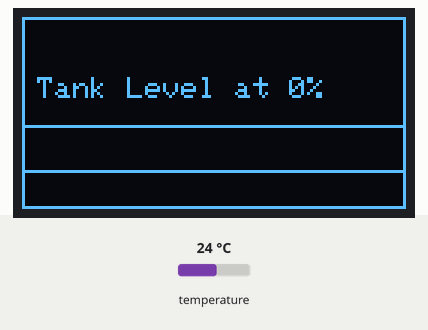
This program was run on a simulated ESP32. Parts: 128×64 one-colour display. Inputs (shaded band) come from the test bench; at power-on: temperature 24 °C. WiFi joins after 1.5 s; servers stay silent unless stated; no MQTT or app messages arrive unless stated; what the program prints to the serial monitor is not drawn.

Above: at 3.22 s.
At 15.9 s:
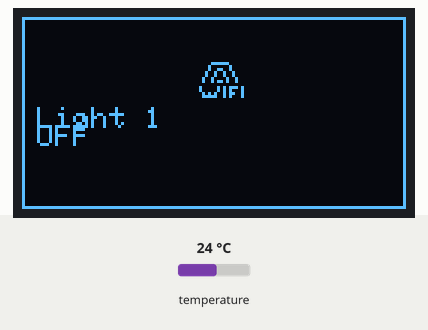
At 18.9 s:
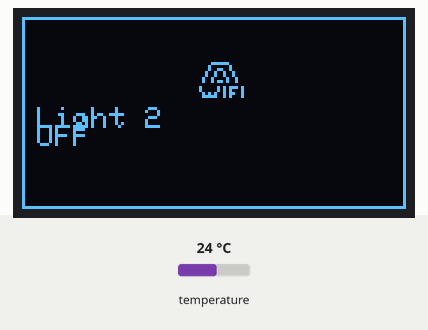
At 22.38 s:
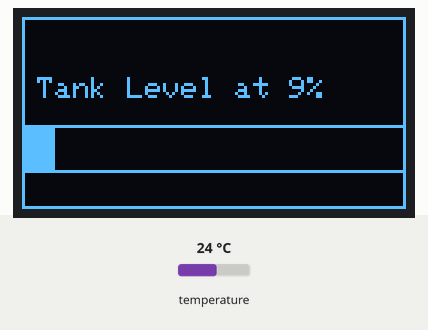
At 25.26 s:
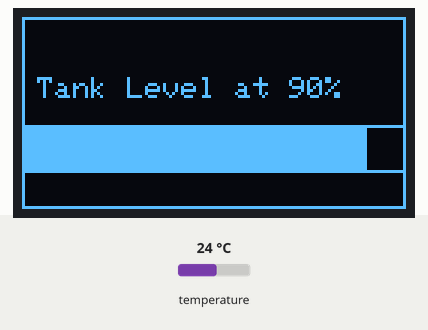
At 38.12 s:
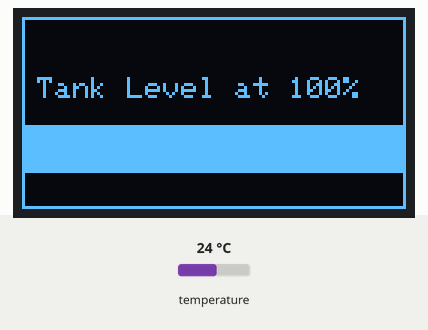

The program:

main.cpp
```cpp
/*
Date: oct 26
Description:
Updated ersion of OLED_ROOM1
This code establish connection as control panel to mqtt server to control nodes over wifi.

- PushButton attached to pin 32,33,27
- OLED attached to pin 21 (sda),22
- DHT22 attached to pin 15
- Fan 1 attached to pin 18
- Fan 2 attached to pin 4
- Light 1 attached to pin 23
- Ambient Led attached to pin 2
- Plug attached to pin 5
- Brightness Led attached to pin 19
*/

#include <Arduino.h>
#include <Wire.h>
#include <Adafruit_GFX.h>
#include <PubSubClient.h>
// #include <Adafruit_SH1106.h>
#include <Adafruit_SSD1306.h>
#include <DHTesp.h>
#include <WiFi.h>
#define OLED_RESET 4
// OUTPUT CONFIGS

// BUTTON CONFIG
#define MODE_BUTTON_CAP 1

Adafruit_SSD1306 display(128, 64, &Wire, -1);
// Adafruit_SH1106 display(22, 21);
DHTesp dht;

WiFiClient wifi;
PubSubClient client(wifi);
/* CONFIGURATION Parameters */
bool needUpdate = true;

#define DEBUG_MODE true
/* OLED */
#define SCREEN_WIDTH 128
#define SCREEN_HEIGHT 64
// Button Config
#define NEXT_BUTTON 32
#define PREV_BUTTON 33
#define SELECT_BUTTON 27
// 'New Project', 16x16px
const unsigned char light[] PROGMEM = {
    0x00, 0x00, 0x00, 0x00, 0x00, 0x00, 0x03, 0x00, 0x04, 0x80, 0x08, 0x40, 0x10, 0x20, 0x10, 0x20,
    0x10, 0x20, 0x08, 0x40, 0x07, 0x80, 0x04, 0x80, 0x04, 0x80, 0x07, 0x80, 0x00, 0x00, 0x00, 0x00};
// 'brightness', 16x16px
const unsigned char brightness[] PROGMEM = {
    0xff, 0xff, 0x80, 0x01, 0xbf, 0xfd, 0x80, 0x01, 0x80, 0x01, 0x8f, 0xf1, 0x80, 0x01, 0x80, 0x01,
    0x83, 0xc1, 0x80, 0x01, 0x80, 0x01, 0x81, 0x81, 0x80, 0x01, 0x80, 0x01, 0x80, 0x01, 0xff, 0xff};
// 'fan', 16x16px
const unsigned char fan[] PROGMEM = {
    0x00, 0x00, 0x01, 0x00, 0x01, 0x00, 0x01, 0x00, 0x01, 0x00, 0x03, 0x80, 0x04, 0x40, 0x7d, 0x7c,
    0x04, 0x40, 0x03, 0x80, 0x01, 0x00, 0x01, 0x00, 0x01, 0x00, 0x01, 0x00, 0x00, 0x00, 0x00, 0x00};
// 'plug', 16x16px
const unsigned char plug[] PROGMEM = {
    0x00, 0x00, 0x7f, 0xfe, 0x40, 0x02, 0x41, 0x82, 0x41, 0x82, 0x40, 0x02, 0x40, 0x02, 0x48, 0x12,
    0x40, 0x02, 0x40, 0x02, 0x48, 0x12, 0x40, 0x02, 0x40, 0x02, 0x40, 0x02, 0x7f, 0xfe, 0x00, 0x00};
// 'wifi', 16x16px
const unsigned char epd_bitmap_wifi[] PROGMEM = {
    0x00, 0x00, 0x07, 0xe0, 0x08, 0x10, 0x09, 0x90, 0x12, 0x48, 0x12, 0x48, 0x24, 0x24, 0x25, 0xa4,
    0x00, 0x00, 0x41, 0x5d, 0x41, 0x51, 0x2a, 0x59, 0x3e, 0x51, 0x00, 0x00, 0x00, 0x00, 0x00, 0x00};
const unsigned char Ambient[] PROGMEM = {
    0xff, 0xff, 0x9f, 0xf9, 0xa0, 0x05, 0xc0, 0x03, 0x81, 0x01, 0x83, 0x81, 0x93, 0x91, 0x9b, 0xb1,
    0x9f, 0xf1, 0x9f, 0xf1, 0x87, 0xc1, 0x8d, 0x61, 0x81, 0x01, 0x80, 0x01, 0x80, 0x01, 0xff, 0xff};

// Array of all bitmaps for convenience. (Total bytes used to store images in PROGMEM = 240)

unsigned long debounceDelay = 300;
unsigned long lastDebounceTime = 0;
bool inItem = false;
uint8_t selectedItem = 0;
uint8_t upItem;
uint8_t downItem;
const char *mqtt_server = "ec2-35-170-242-83.compute-1.amazonaws.com";
float temp = 0;
float hum = 0;
// Items Configuration starts here

/**
 * Returns the bottom text to be displayed on the screen.
 *
 * @return The bottom text as a string.
 *
 * @throws None
 */
String BottomText()
{
    if (WiFi.status() != WL_CONNECTED)
    {
        return "Not Connected To WiFi";
    }
    else if (client.connected() == false)
    {
        return "Not Connected To MQTT";
    }
    else
    {
        return "T:" + String(temp) + " Aux " + "H:" + String(hum);
    }
}
/**
 * Callback function that handles incoming messages.
 *
 * @param topic The topic of the message.
 * @param payload The payload of the message.
 * @param length The length of the payload.
 *
 * @throws None
 */
void callback(char *topic, byte *payload, unsigned int length)
{

    String message;

    for (int i = 0; i < length; i++)
    {
        message += (char)payload[i];
    }
#if DEBUG_MODE
    Serial.print("Message arrived [");
    Serial.print(topic);
    Serial.print("] ");
    Serial.println(message);
#endif
}

/**
 * Initializes the setup for the program.
 *
 * @return void
 *
 * @throws None
 */
void setup()
{
    Serial.begin(115200);
    delay(1000);
    dht.setup(15, DHTesp::DHT22);
    Serial.println(dht.getTemperature());
    display.begin(SSD1306_SWITCHCAPVCC, 0x3C);
    // display.begin(SH1106_SWITCHCAPVCC, 0x3C);
    display.clearDisplay();
    display.setTextSize(1);
    display.setTextColor(WHITE);
    // WiFi Name Here:______
    WiFi.begin("Wokwi-GUEST", "");
    client.setServer(mqtt_server, 1883);
    client.setCallback(callback);
    uint8_t i = 0;
    while (WiFi.status() != WL_CONNECTED)
    {

#if DEBUG_MODE
        Serial.println("Connecting to WiFi..");
#endif
        display.setTextSize(1);
        display.setCursor(5, 32);
        display.print("Connecting to WiFi..");
        display.drawBitmap(58, 14, epd_bitmap_wifi, 16, 16, WHITE);
        display.setCursor(60, 50);
        display.print(i);
        display.display();
        delay(1000);
        i++;
        if (i > 12)
        {
            break;
        }
    }

    if (client.connect("auxillaryNode"))
    {
#if DEBUG_MODE
        Serial.println("connected");
#endif
    }
    else
    {
#if DEBUG_MODE
        Serial.println("failed, rc=" + client.state());
#endif
    }
#if MODE_BUTTON_CAP
#else
    pinMode(NEXT_BUTTON, INPUT_PULLUP);
    pinMode(PREV_BUTTON, INPUT_PULLUP);
    pinMode(SELECT_BUTTON, INPUT_PULLUP);
#endif
}
/**
 * Displays a progress bar on the display with the given heading and percentage.
 *
 * @param Heading the heading to be displayed
 * @param percentage the percentage of the progress bar to be filled
 *
 * @throws None
 */
void ShowPercentBar(String Heading, uint8_t percentage)
{
    display.clearDisplay();
    display.setTextSize(1);
    display.drawRect(0, 0, 128, 64, WHITE);
    display.setCursor(5, 20);
    display.print(Heading);
    display.print(" at ");
    display.print(percentage);
    display.print("%");
    display.drawRect(0, 36, 128, 16, WHITE);
    display.fillRect(0, 36, (128 * percentage) / 100, 16, WHITE);
    display.display();
}
void showValue(String ItemName, int *value, const unsigned char *icon, bool toogleButton = true)
{
    if (needUpdate)
    {
        display.clearDisplay();
        display.drawRect(0, 0, 128, 64, WHITE);
        display.drawBitmap(58, 14, epd_bitmap_wifi, 16, 16, WHITE);
        display.setCursor(5, 30);
        display.print(ItemName);
        display.setCursor(5, 36);
        if (toogleButton)
        {
            display.print(*value == 1 ? "ON" : "OFF");
        }
        else
        {
            display.print(*value);
        }
        display.display();
    }
}
/**
 * Performs the main loop of the program.
 *
 * @return void
 */
void loop()
{
    client.loop();
    for (int i = 0; i < 101; i++)
    {
        ShowPercentBar("Tank Level", i);
        delay(100);
    }
    int value = 0;
    needUpdate = true;
    showValue("Light 1", &value, light);

    delay(3000);
    needUpdate = true;
    showValue("Light 2", &value, light);
    delay(3000);
    for (int i = 0; i < 101; i++)
    {
        ShowPercentBar("Tank Level", i);
        delay(10);
    }
}
```

Measured:
- what the display in image 1 shows lasts 3.0 s, from 15.9 s to 18.9 s
